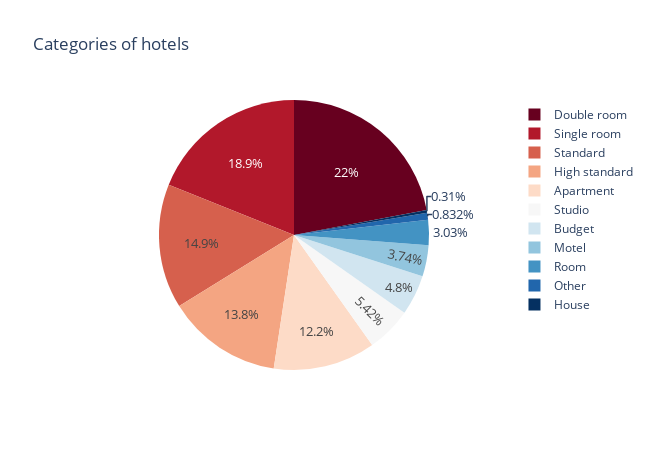

The code cell stored with this chart in its notebook:
### Markdown cell above
![](img_plots/7_scatter_plot_prices.png)

### Code cell
# 8. Create a pie chart to represent which categories are most common in the dataframe

# make a copy of dataframe
hotels_categories = all_hotels.copy()

def classify_discriptions(discription):
        '''The function simply classifies hotel descriptions 
        and assigns them to a specific category of hotels'''
        
        premium_category = ['premium', 'superior', 'king', 'queen',  'luxury', 'suite', 'executive', 'deluxe']
        motel_category = ['bed in', 'dormitory']
        category = ['room', 'apartment', 'bed in', 'studio', 'house']
        double_rooms = ['double room', 'twin']
        single_rooms = ['single', 'single room', 'solo']
        budgets = ['budget', 'economy'] 

        if category[4] in discription.lower():
            return 'House'

        if category[3] in discription.lower():
            return 'Studio'

        if 'standard' in discription.lower():
            return 'Standard'

        if category[1] in discription.lower():
            return 'Apartment'

        for elem in range(len(budgets)):
            if budgets[elem] in discription.lower():
                return 'Budget'

        for elem in range(len(single_rooms)):
            if single_rooms[elem] in discription.lower():
                return 'Single room'

        for elem in range(len(motel_category)):
                    if motel_category[elem] in discription.lower():
                        return 'Motel'    

        for elem in range(len(premium_category)):
            if premium_category[elem] in discription.lower():
                return 'High standard'
        
        
        for elem in range(len(double_rooms)):
            if double_rooms[elem] in discription.lower():
                return 'Double room'

        if 'room' in discription.lower():
            return 'Room'
        

# apply classify_discriptions function to dataframe and create new column calls category 
hotels_categories['category'] = hotels_categories['discriptions'].apply(lambda discription: classify_discriptions(discription))
hotels_categories['category'].value_counts()

# if the description does not fit any of the categories, then add to the 'category' column 'Other'
hotels_categories.category.isnull().sum() # 408
hotels_categories.category.fillna('Other', inplace=True)
hotels_categories.category.isnull().sum() # 0 

series = hotels_categories.category.value_counts()
df = series.reset_index()
df_categories = df.rename(columns={'category' : 'frequency', 'index' : 'categories'})


# create a pie chart to represent caregories of hotels
pie_plot = px.pie(data_frame=df_categories, 
        names = df_categories.categories,
        values= df_categories.frequency,
        title='Сategories of hotels',
        width=650,
        height=450,
        color_discrete_sequence=px.colors.sequential.RdBu,
    )
pie_plot.update_layout(uniformtext_minsize=13, uniformtext_mode='hide')

pie_plot.show()

df_categories

### Figure 1 — Plotly figure (JSON) as saved in the notebook; plotly's stock layout.template omitted (floating-point values rounded to 4 significant figures)
{"data": [{"domain": {"x": [0, 1], "y": [0, 1]}, "hovertemplate": "categories=%{label}<br>frequency=%{value}<extra></extra>", "labels": ["Double room", "Single room", "Standard", "High standard", "Apartment", "Studio", "Budget", "Motel", "Room", "Other", "House"], "legendgroup": "", "name": "", "showlegend": true, "type": "pie", "values": [2914, 2501, 1971, 1820, 1617, 716, 635, 494, 400, 110, 41]}], "layout": {"height": 450, "legend": {"tracegroupgap": 0}, "piecolorway": ["rgb(103,0,31)", "rgb(178,24,43)", "rgb(214,96,77)", "rgb(244,165,130)", "rgb(253,219,199)", "rgb(247,247,247)", "rgb(209,229,240)", "rgb(146,197,222)", "rgb(67,147,195)", "rgb(33,102,172)", "rgb(5,48,97)"], "title": {"text": "Сategories of hotels"}, "uniformtext": {"minsize": 13, "mode": "hide"}, "width": 650}}
